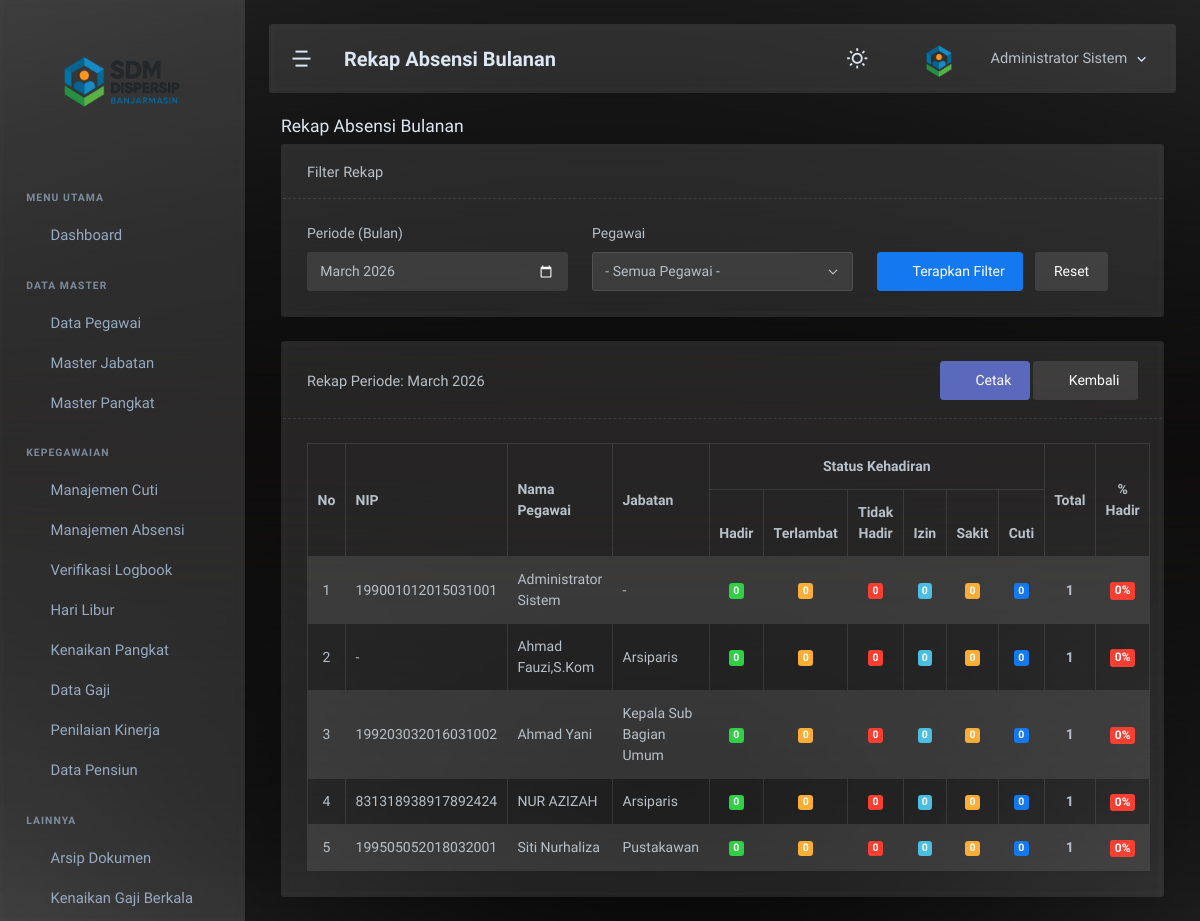
The page /admin/absensi/rekap.php (signed in) on the database its author committed.
### tables this page shows
CREATE TABLE `pegawai` (
  `pegawai_id` int NOT NULL,
  `user_id` int DEFAULT NULL,
  `nik` varchar(20) NOT NULL,
  `nip` varchar(30) DEFAULT NULL,
  `nama_lengkap` varchar(150) NOT NULL,
  `jk` enum('L','P') NOT NULL,
  `tgl_lahir` date DEFAULT NULL,
  `status_kepegawaian` enum('PNS','PPPK','Honorer','Kontrak') NOT NULL,
  `jabatan_id` int DEFAULT NULL,
  `pangkat_id` int DEFAULT NULL,
  `tgl_mulai_kerja` date DEFAULT NULL,
  `alamat` text,
  `status_aktif` enum('Aktif','Pensiun','Pindah','Meninggal','Nonaktif') DEFAULT 'Aktif',
  `tmt_pensiun` date DEFAULT NULL,
  `created_at` datetime DEFAULT CURRENT_TIMESTAMP,
  `updated_at` datetime DEFAULT CURRENT_TIMESTAMP ON UPDATE CURRENT_TIMESTAMP
);

CREATE TABLE `master_jabatan` (
  `jabatan_id` int NOT NULL,
  `nama_jabatan` varchar(150) NOT NULL,
  `eselon` varchar(20) DEFAULT NULL,
  `jenis_jabatan` enum('Struktural','Fungsional','Pelaksana') DEFAULT 'Pelaksana',
  `keterangan` varchar(255) DEFAULT NULL,
  `created_at` datetime DEFAULT CURRENT_TIMESTAMP,
  `updated_at` datetime DEFAULT CURRENT_TIMESTAMP ON UPDATE CURRENT_TIMESTAMP
);

### admin/absensi/rekap.php (the view, shortened to what this page needs)
<?php
require_once '../../config/koneksi.php';
$f_periode = $_GET['f_periode'] ?? date('Y-m');
$f_pegawai = $_GET['f_pegawai'] ?? '';
$query = "SELECT
            p.pegawai_id,
            p.nip,
            p.nama_lengkap,
            mj.nama_jabatan,
            COUNT(*) as total_hari,
            SUM(CASE WHEN a.status_absensi = 'Hadir' THEN 1 ELSE 0 END) as hadir,
            SUM(CASE WHEN a.status_absensi = 'Terlambat' THEN 1 ELSE 0 END) as terlambat,
            SUM(CASE WHEN a.status_absensi = 'Tidak Hadir' THEN 1 ELSE 0 END) as tidak_hadir,
            SUM(CASE WHEN a.status_absensi = 'Izin' THEN 1 ELSE 0 END) as izin,
            SUM(CASE WHEN a.status_absensi = 'Sakit' THEN 1 ELSE 0 END) as sakit,
            SUM(CASE WHEN a.status_absensi = 'Cuti' THEN 1 ELSE 0 END) as cuti
          FROM pegawai p
          LEFT JOIN absensi a ON p.pegawai_id = a.pegawai_id AND DATE_FORMAT(a.tanggal, '%Y-%m') = '" . mysqli_real_escape_string($koneksi, $f_periode) . "'
          LEFT JOIN master_jabatan mj ON p.jabatan_id = mj.jabatan_id
          WHERE p.status_aktif = 'Aktif'";
$query .= " GROUP BY p.pegawai_id, p.nip, p.nama_lengkap, mj.nama_jabatan
            ORDER BY p.nama_lengkap ASC";
$result = mysqli_query($koneksi, $query);
include '../../includes/header.php';
include '../../includes/sidebar.php';
include '../../includes/navbar.php';
?>
<div class="page-container">
    <div class="page-content">
        <div class="container-xxl">
            <div class="row">
                <div class="col-12">
                    <div class="page-title-box">
                        <h4 class="page-title">Rekap Absensi Bulanan</h4>
                    </div>
                </div>
            </div>
            <div class="card mb-3">
                <div class="card-header border-bottom border-dashed d-flex align-items-center">
                    <h5 class="card-title mb-0">Filter Rekap</h5>
                </div>
                <div class="card-body">
                    <form method="get" action="admin/absensi/rekap.php" class="row g-3">
                        <div class="col-md-4">
                            <label class="form-label">Periode (Bulan)</label>
                            <input type="month" name="f_periode" value="<?php echo htmlspecialchars($f_periode); ?>" class="form-control">
                        </div>
                        <div class="col-md-4">
                            <label class="form-label">Pegawai</label>
                            <select name="f_pegawai" class="form-select">
                                <option value="">- Semua Pegawai -</option>
                            </select>
                        </div>
                        <div class="col-md-4 d-flex align-items-end gap-2">
                            <button type="submit" class="btn btn-primary"><i class="ti ti-filter me-1"></i>Terapkan Filter</button>
                            <a href="admin/absensi/rekap.php" class="btn btn-light">Reset</a>
                        </div>
                    </form>
                </div>
            </div>
            <div class="card">
                <div class="card-header border-bottom border-dashed d-flex justify-content-between align-items-center">
                    <h5 class="card-title mb-0">Rekap Periode: <?php echo date('F Y', strtotime($f_periode . '-01')); ?></h5>
                    <div>
                        <?php
                        $cetakUrl = '/sdm_dispersip/admin/absensi/cetak_rekap.php?'
                            . 'f_periode=' . urlencode($f_periode)
                            . '&f_pegawai=' . urlencode($f_pegawai);
                        ?>
                        <a href="<?php echo $cetakUrl; ?>" target="_blank" class="btn btn-secondary">
                            <i class="ti ti-printer me-1"></i>Cetak
                        </a>
                        <a href="admin/absensi/absensi.php" class="btn btn-light"><i class="ti ti-arrow-left me-1"></i>Kembali</a>
                    </div>
                </div>
                <div class="card-body">
                    <div class="table-responsive-sm">
                        <table class="table table-striped table-bordered mb-0">
                            <thead>
                                <tr>
                                    <th rowspan="2" class="text-center align-middle">No</th>
                                    <th rowspan="2" class="align-middle">NIP</th>
                                    <th rowspan="2" class="align-middle">Nama Pegawai</th>
                                    <th rowspan="2" class="align-middle">Jabatan</th>
                                    <th colspan="6" class="text-center">Status Kehadiran</th>
                                    <th rowspan="2" class="text-center align-middle">Total</th>
                                    <th rowspan="2" class="text-center align-middle">% Hadir</th>
                                </tr>
                                <tr>
                                    <th class="text-center">Hadir</th>
                                    <th class="text-center">Terlambat</th>
                                    <th class="text-center">Tidak Hadir</th>
                                    <th class="text-center">Izin</th>
                                    <th class="text-center">Sakit</th>
                                    <th class="text-center">Cuti</th>
                                </tr>
                            </thead>
                            <tbody>
                                <?php
                                if ($result && mysqli_num_rows($result) > 0) {
                                    $no = 1;
                                    while ($row = mysqli_fetch_assoc($result)) {
                                        $total = $row['total_hari'];
                                        $hadir = $row['hadir'];
                                        $persen = $total > 0 ? round(($hadir / $total) * 100, 1) : 0;
                                        echo '<tr>';
                                        echo '<td class="text-center">' . $no++ . '</td>';
                                        echo '<td>' . htmlspecialchars($row['nip'] ?? '-') . '</td>';
                                        echo '<td>' . htmlspecialchars($row['nama_lengkap']) . '</td>';
                                        echo '<td>' . htmlspecialchars($row['nama_jabatan'] ?? '-') . '</td>';
                                        echo '<td class="text-center"><span class="badge bg-success">' . $row['hadir'] . '</span></td>';
                                        echo '<td class="text-center"><span class="badge bg-warning">' . $row['terlambat'] . '</span></td>';
                                        echo '<td class="text-center"><span class="badge bg-danger">' . $row['tidak_hadir'] . '</span></td>';
                                        echo '<td class="text-center"><span class="badge bg-info">' . $row['izin'] . '</span></td>';
                                        echo '<td class="text-center"><span class="badge bg-warning">' . $row['sakit'] . '</span></td>';
                                        echo '<td class="text-center"><span class="badge bg-primary">' . $row['cuti'] . '</span></td>';
                                        echo '<td class="text-center"><strong>' . $total . '</strong></td>';
                                        $badgeColor = $persen >= 90 ? 'success' : ($persen >= 75 ? 'warning' : 'danger');
                                        echo '<td class="text-center"><span class="badge bg-' . $badgeColor . ' fs-6">' . $persen . '%</span></td>';
                                        echo '</tr>';
                                    }
                                } else {
                                    echo '<tr><td colspan="12" class="text-center">Tidak ada data</td></tr>';
                                }
                                ?>
                            </tbody>
                        </table>
                    </div>
                </div>
            </div>
        </div>
    </div>
</div>
<?php include '../../includes/footer.php'; ?>

### rows shown on the page
pegawai: nip "199001012015031001", nama_lengkap "Administrator Sistem", nama_jabatan "-", hadir "0", terlambat "0", tidak_hadir "0", izin "0", sakit "0", cuti "0", total "1", persen "0"
pegawai: nip "-", nama_lengkap "Ahmad Fauzi,S.Kom", jabatan.nama_jabatan "Arsiparis", hadir "0", terlambat "0", tidak_hadir "0", izin "0", sakit "0", cuti "0", total "1", persen "0"
pegawai: nip "199203032016031002", nama_lengkap "Ahmad Yani", jabatan.nama_jabatan "Kepala Sub Bagian Umum", hadir "0", terlambat "0", tidak_hadir "0", izin "0", sakit "0", cuti "0", total "1", persen "0"
pegawai: nip "831318938917892424", nama_lengkap "NUR AZIZAH", jabatan.nama_jabatan "Arsiparis", hadir "0", terlambat "0", tidak_hadir "0", izin "0", sakit "0", cuti "0", total "1", persen "0"
pegawai: nip "199505052018032001", nama_lengkap "Siti Nurhaliza", jabatan.nama_jabatan "Pustakawan", hadir "0", terlambat "0", tidak_hadir "0", izin "0", sakit "0", cuti "0", total "1", persen "0"

### other values the page prints
$page_title "Rekap Absensi Bulanan"
$_SESSION['nama_lengkap'] "Administrator Sistem"
date('F Y', strtotime($f_periode . '-01')) "March 2026"
